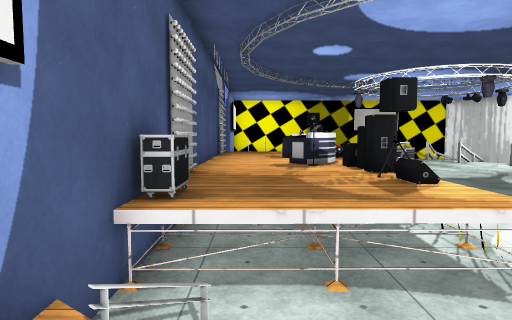
view 1 (above)

24 first-person views from a walk through a Unity game level. The camera is 1.3 m above the floor, tilts 4° down and sees 75° across. The floor is counted in squares, 1 m on a side. Each view is taken from the middle of a square. On the plan, view 1 faces up. The plan holds only what a view shows up to about 14 squares ahead; the rest is blank. The place goes on beyond the plan. The player is left out. Some animated figures are not drawn. Some surface patterns are stand-ins.

view 2
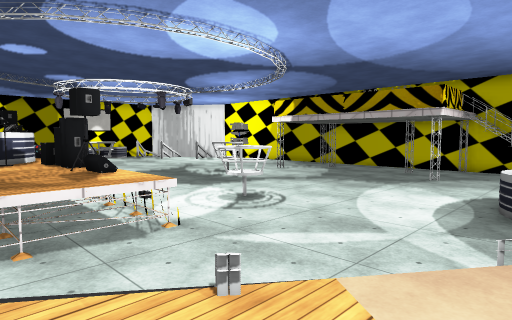

view 3
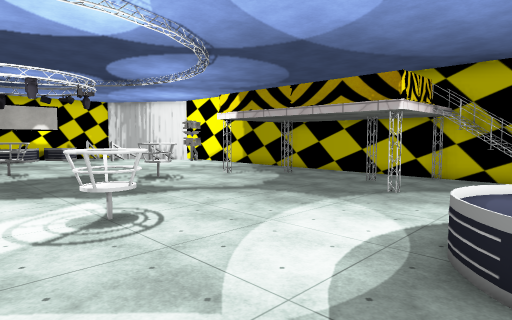

view 4
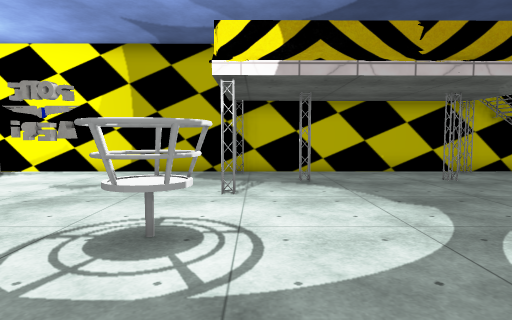

view 5
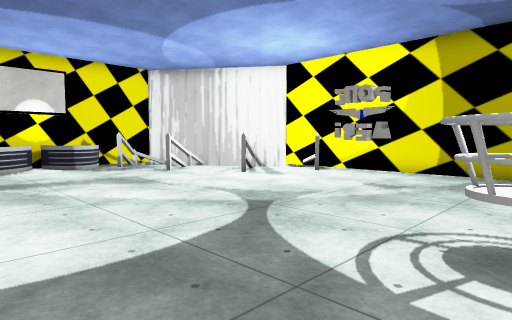

view 6
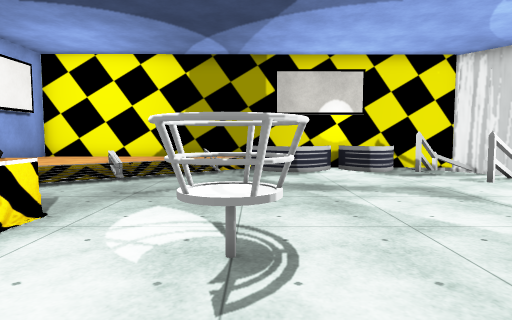

view 7
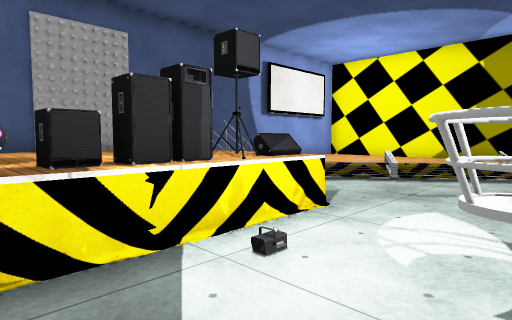

view 8
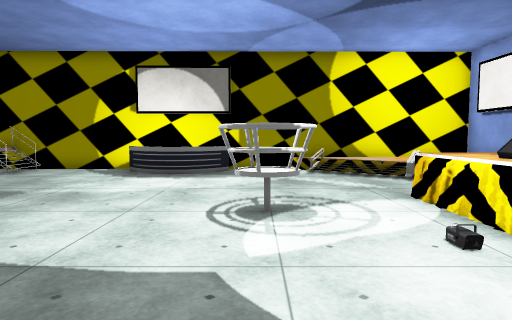

view 9
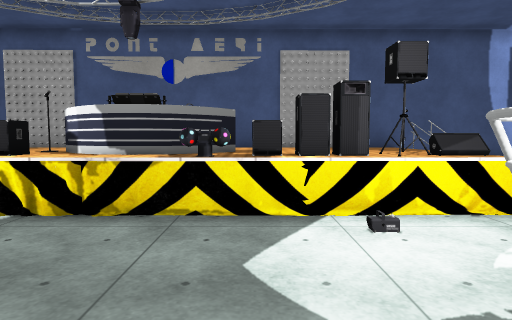

view 10
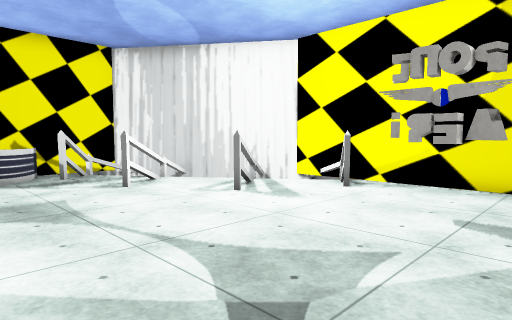

view 11
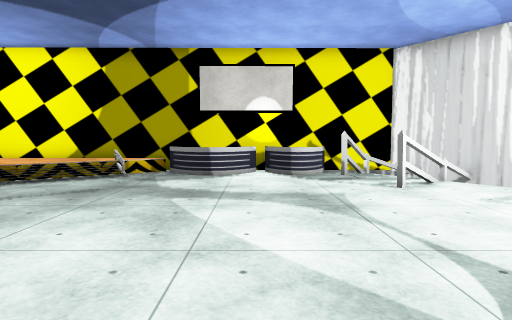

view 12
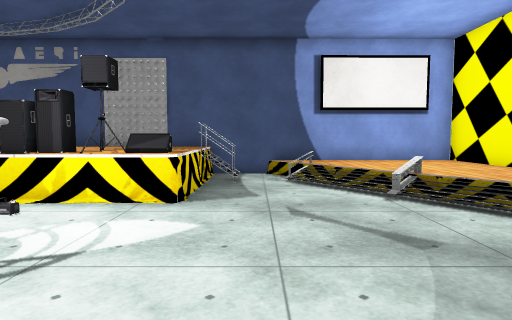

view 13
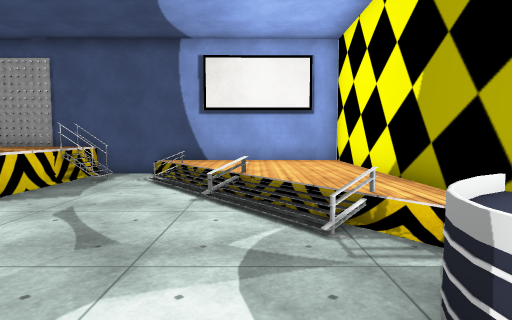

view 14
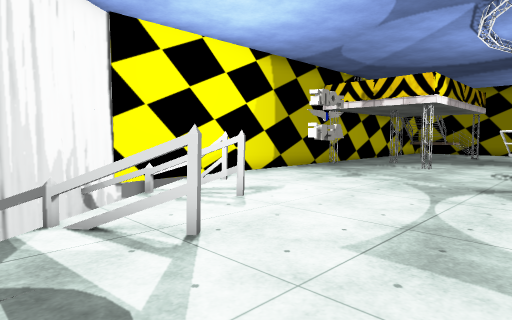

view 15
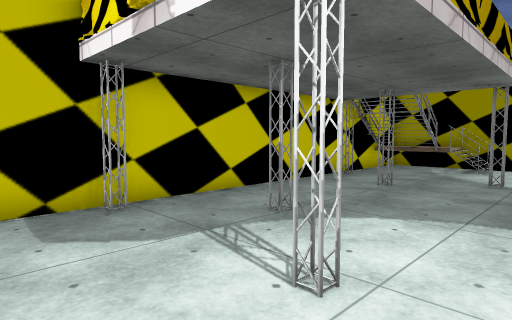

view 16
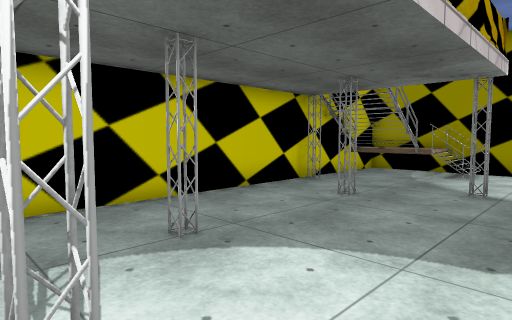

view 17
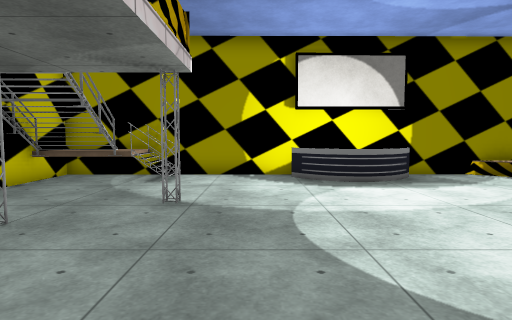

view 18
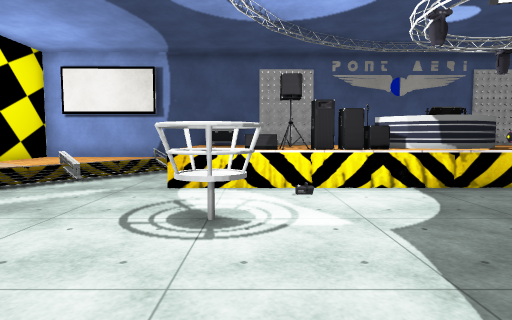

view 19
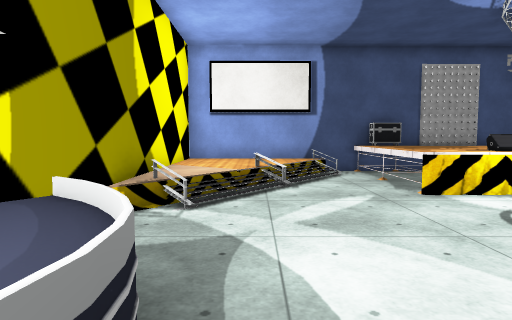

view 20
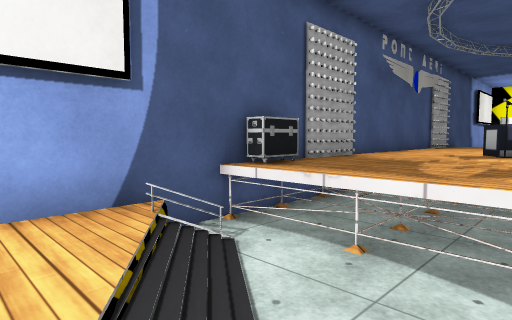

view 21
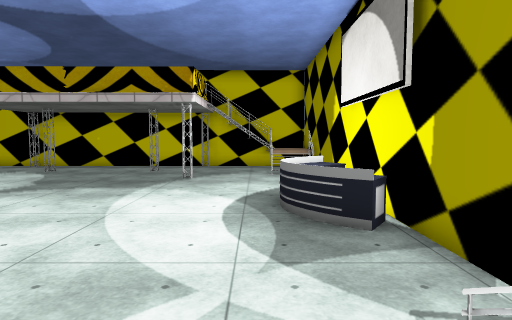

view 22
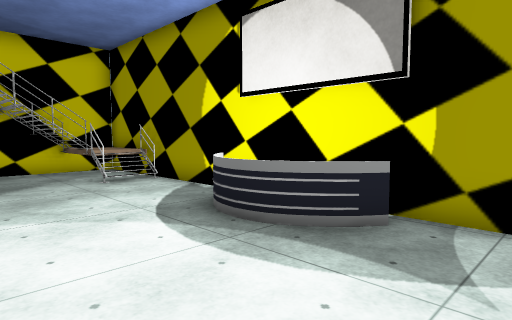

view 23
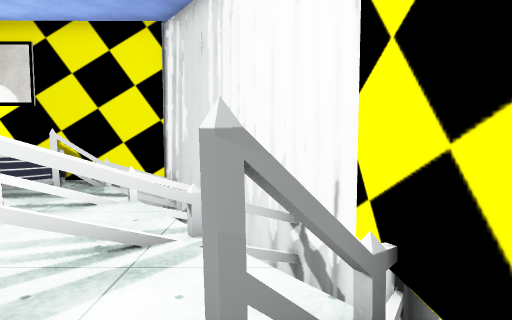

view 24
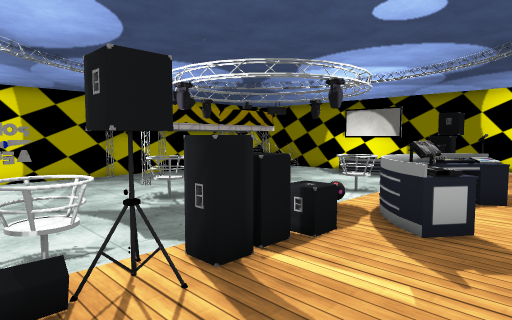

### Floor plan
Key: @ floor where view 1 was taken; # wall or solid block; x gap in a wall; . main floor; : floor 0.5 m higher than the main floor; + floor 1 m higher than the main floor; / step, stairs or slope; = window, fence, low wall or low ledge; v drop or lower ground; O other object.
Columns run from 2 left of view 1 to 21 right of it. Each row starts with its distance up from view 1.
 28                  v
 27 =========#=####=vv
 26 =::::::/OOOOOOO#xvO
 25 =::::://..OO.OO#.v #
 24 =:::://...........vO
 23 =::://..........#=v O
 22 =:///..............vvO
 21 =x=...............=xvO#
 20 =.................#..vv
 19 =./.................##vv
 18 =O+#+/...............#
 17 #++++O..OO...........#
 16 #++++O..OO........O..#=
 15 #++++OO...........O..#=
 14 =++++O...............#
 13 =++OO#...............#=
 12 =+++O#.......OO......#
 11 =+++O#.......OO..#...#
 10 =++OO#................=
  9 =+++OOO............#..=
  8 #++++O................=
  7 #++++O................=
  6 #++++/..OO............=
  5 =O++++..OO............=
  4 =O++++.............#..=
  3 =.....................=
  2 ==//.............#...#=
  1 =:://.................=
  0 =:@://.............###=
 -1 =::::///...OOO....=#=#=
 -2 #::::::##.OO#OO...####=
 -3  ====================

Positions as (right, up) in squares from view 1, and headings:
1: (0, 0), facing up
2: (0, -2), facing up-right
3: (4, -2), facing up-right
4: (7, 10), facing right
5: (7, 11), facing up-right
6: (7, 13), facing up
7: (7, 13), facing up-left
8: (7, 11), facing down
9: (9, 14), facing left
10: (10, 14), facing up-right
11: (10, 14), facing up
12: (10, 20), facing left
13: (10, 24), facing left
14: (10, 25), facing down-right
15: (13, 13), facing down-right
16: (13, 11), facing down-right
17: (13, 9), facing down
18: (12, 6), facing left
19: (11, 0), facing left
20: (3, 0), facing up-left
21: (3, 0), facing right
22: (6, 3), facing down-right
23: (18, 17), facing up
24: (0, 18), facing down-right
